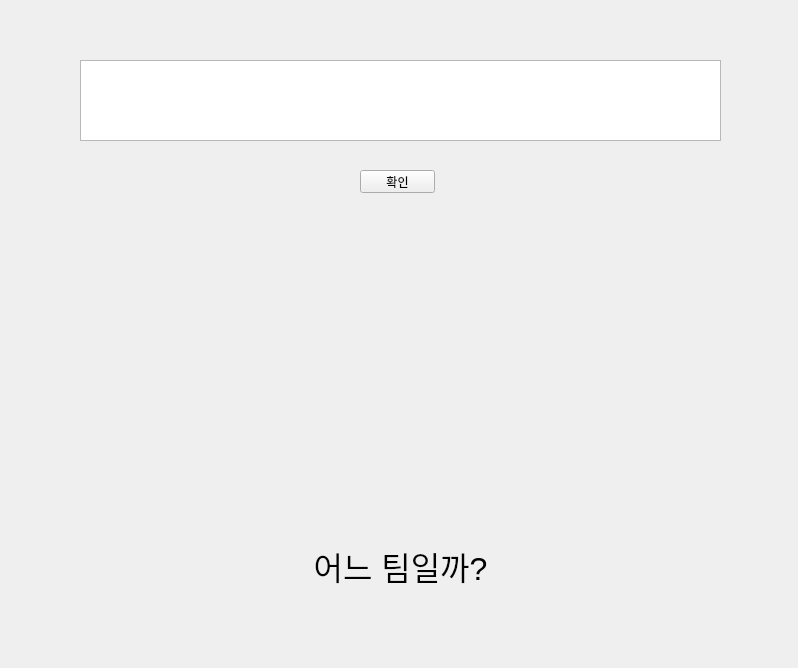
<?xml version="1.0" encoding="UTF-8"?>
<ui version="4.0">
 <class>Form</class>
 <widget class="QWidget" name="Form">
  <property name="geometry">
   <rect>
    <x>0</x>
    <y>0</y>
    <width>798</width>
    <height>668</height>
   </rect>
  </property>
  <property name="windowTitle">
   <string>Form</string>
  </property>
  <widget class="QLabel" name="lbl_image">
   <property name="geometry">
    <rect>
     <x>50</x>
     <y>230</y>
     <width>711</width>
     <height>271</height>
    </rect>
   </property>
   <property name="text">
    <string/>
   </property>
   <property name="pixmap">
    <pixmap>../datasets/train/cat.73.jpg</pixmap>
   </property>
   <property name="scaledContents">
    <bool>true</bool>
   </property>
  </widget>
  <widget class="QLabel" name="lbl_predict">
   <property name="geometry">
    <rect>
     <x>50</x>
     <y>540</y>
     <width>701</width>
     <height>51</height>
    </rect>
   </property>
   <property name="font">
    <font>
     <pointsize>24</pointsize>
    </font>
   </property>
   <property name="text">
    <string>어느 팀일까?</string>
   </property>
   <property name="alignment">
    <set>Qt::AlignCenter</set>
   </property>
  </widget>
  <widget class="QTextEdit" name="textEdit_repl">
   <property name="geometry">
    <rect>
     <x>80</x>
     <y>60</y>
     <width>641</width>
     <height>81</height>
    </rect>
   </property>
  </widget>
  <widget class="QPushButton" name="btn_save">
   <property name="geometry">
    <rect>
     <x>360</x>
     <y>170</y>
     <width>75</width>
     <height>23</height>
    </rect>
   </property>
   <property name="text">
    <string>확인</string>
   </property>
  </widget>
 </widget>
 <resources/>
 <connections/>
</ui>
